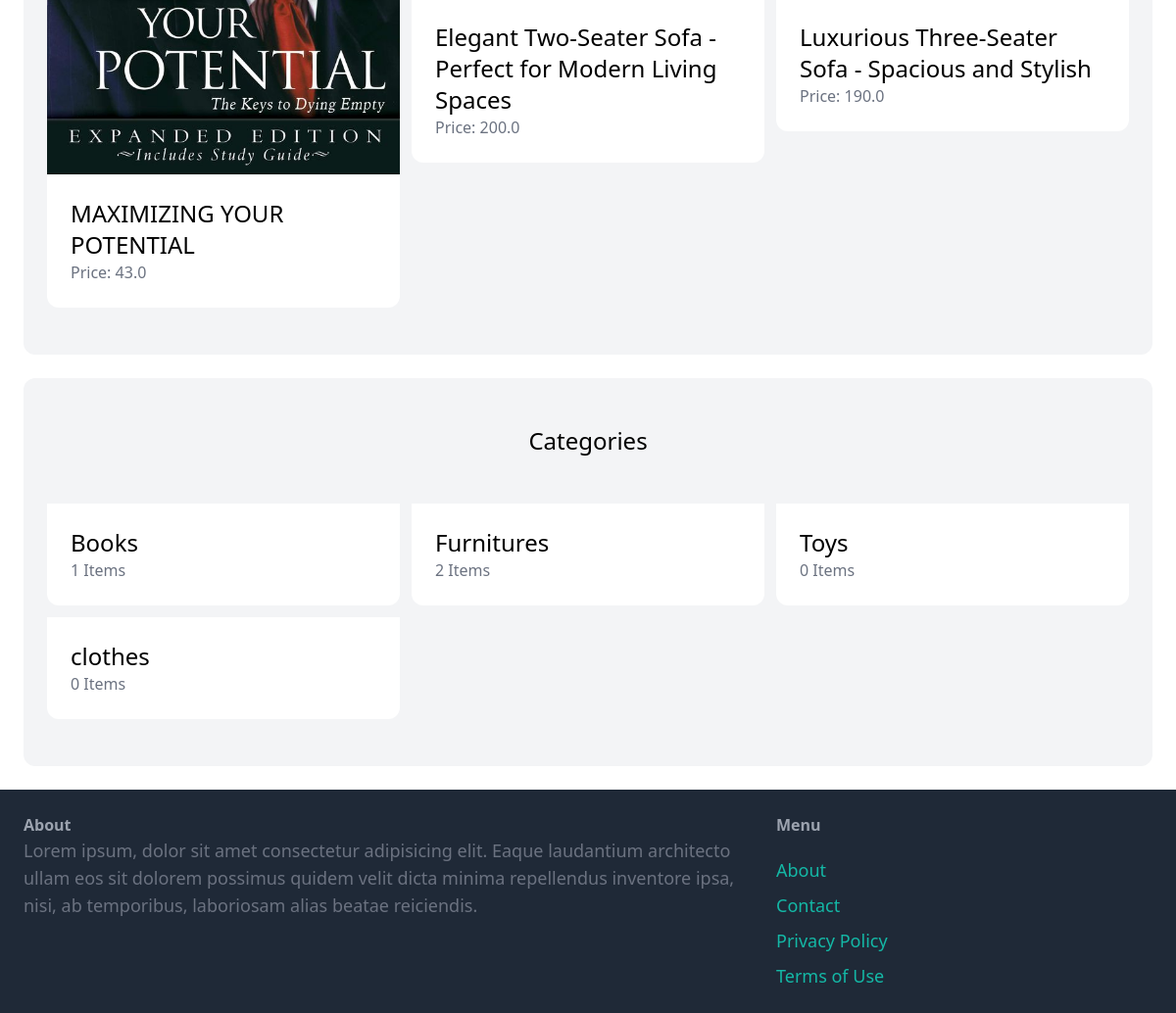
The app's page / (lower part), older data.
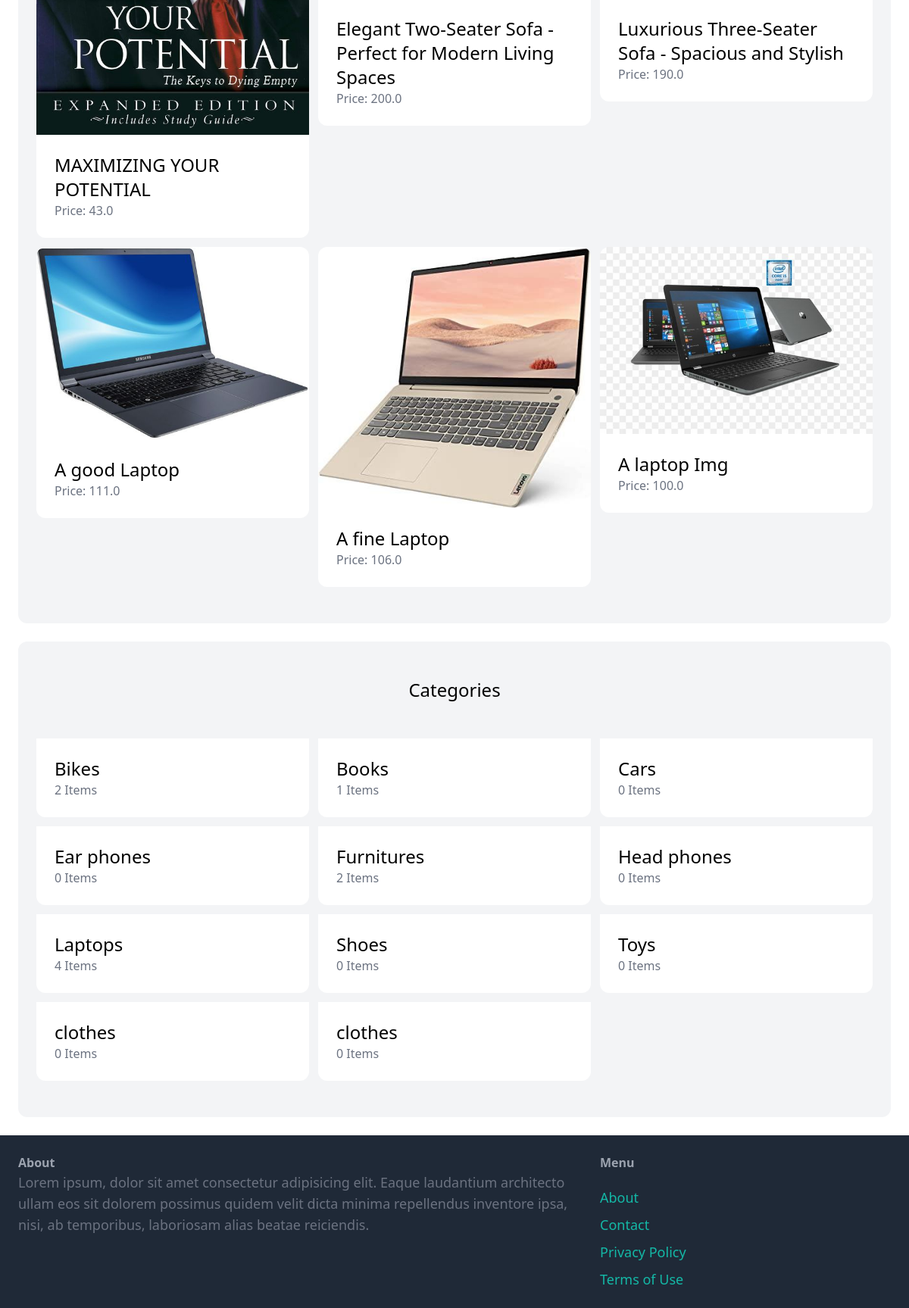
The same page, newer data.
### item/models.py (models this page shows, shortened)
class Item(models.Model):
    category = models.ForeignKey(Category, related_name='items', on_delete=models.CASCADE)
    name = models.CharField(max_length=255)
    description = models.TextField(blank=True, null=True)
    price = models.FloatField()
    image = models.ImageField(upload_to='item_images', blank=True, null=True)
    is_sold = models.BooleanField(default=False)
    created_by = models.ForeignKey(User, related_name='items', on_delete=models.CASCADE)
    created_at = models.DateTimeField(auto_now_add=True)

class Category(models.Model):
    name = models.CharField(max_length=255)
    class Meta:
        ordering = ('name',)
        verbose_name_plural = 'Categories'

### core/views.py (the view)
# urls.py: path('', views.index, name='index'),
def index(request):
    items = Item.objects.filter(is_sold=False)[0:6]
    Categories = Category.objects.all()
    return render(request, 'core/index.html',{
        'items': items,
        'categories': Categories
    })

### core/templates/core/index.html (shortened to what this page needs)
{% extends 'core/base.html' %}
{% block content %}
    <div class="mt-6 px-6 py-12 bg-gray-100 rounded-xl">
        <div class="grid grid-cols-3 gap-3">
            {% for item in items %}
                <div>
                    <a href="{% url 'item:detail' item.id %}">
                        <div>
                            <img src="{{ item.image.url }}" class="rounded-t-xl">
                        </div>
                        <div class="p-6 bg-white rounded-b-xl">
                            <h2 class="text-2xl">{{ item.name }}</h2>
                            <p class="text-gray-500">Price: {{ item.price }}</p>
                        </div>
                    </a>
                </div>
            {% endfor %}
        </div>
    </div>
    <div class="mt-6 px-6 py-12 bg-gray-100 rounded-xl">
        <h2 class="mb-12 text-2xl text-center">Categories</h2>
        <div class="grid grid-cols-3 gap-3">
            {% for category in categories %}
            <div>
                <a href="#">
                    <div class="p-6 bg-white rounded-b-xl">
                        <h2 class="text-2xl">{{ category.name }}</h2>
                        <p class="text-gray-500">{{ category.items.count }} Items</p>
                    </div>
                </a>
            </div>
            {% endfor %}
        </div>
    </div>
{% endblock %}

Row changes from the older to the newer data that the page shows:
added Item: image (picture), name "A good Laptop", price "111.0"
added Item: image (picture), name "A fine Laptop", price "106.0"
added Item: image (picture), name "A laptop Img", price "100.0"
added Category: name "Bikes", items.count "2"
added Category: name "Cars", items.count "0"
added Category: name "Ear phones", items.count "0"
added Category: name "Head phones", items.count "0"
added Category: name "Laptops", items.count "4"
added Category: name "Shoes", items.count "0"
added Category: name "clothes", items.count "0"
